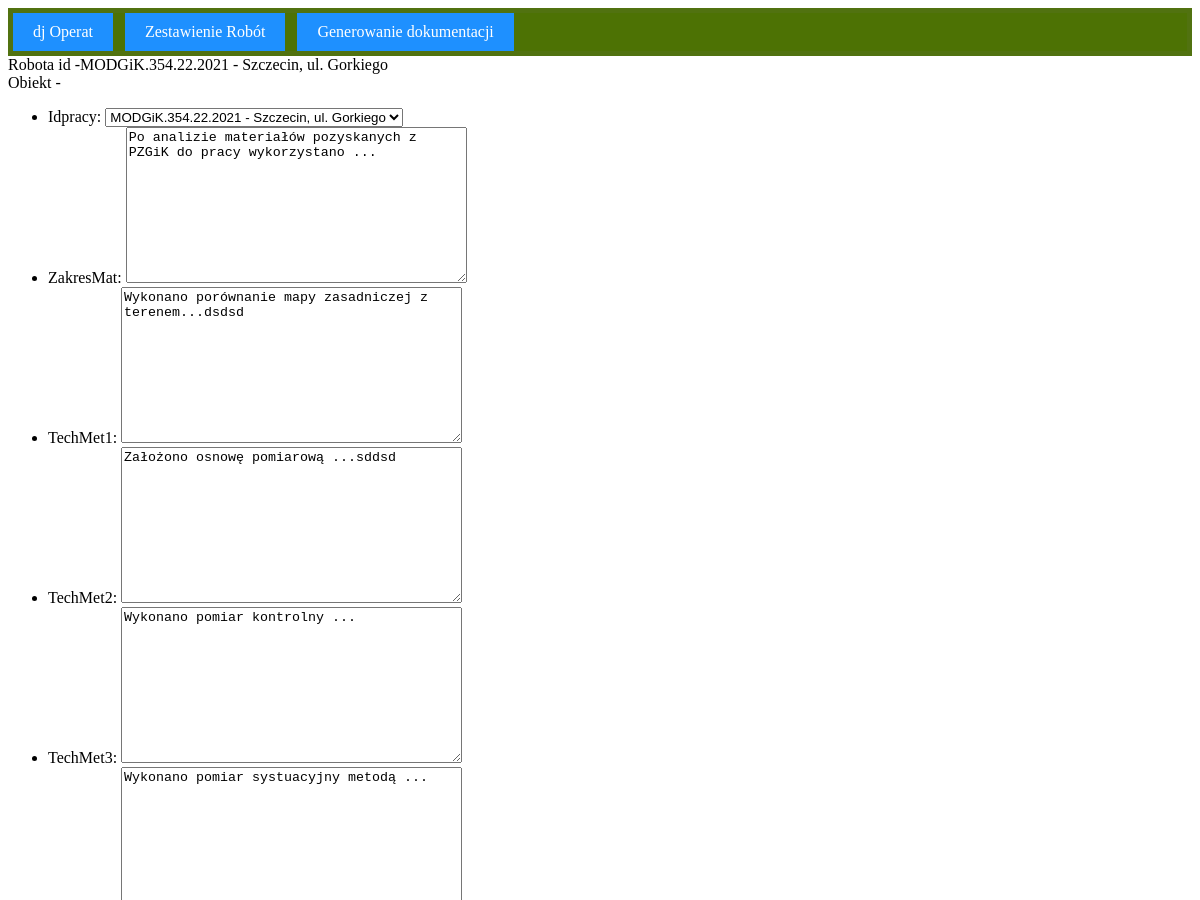
The app's page /2/edycjaspr (upper part), older data.
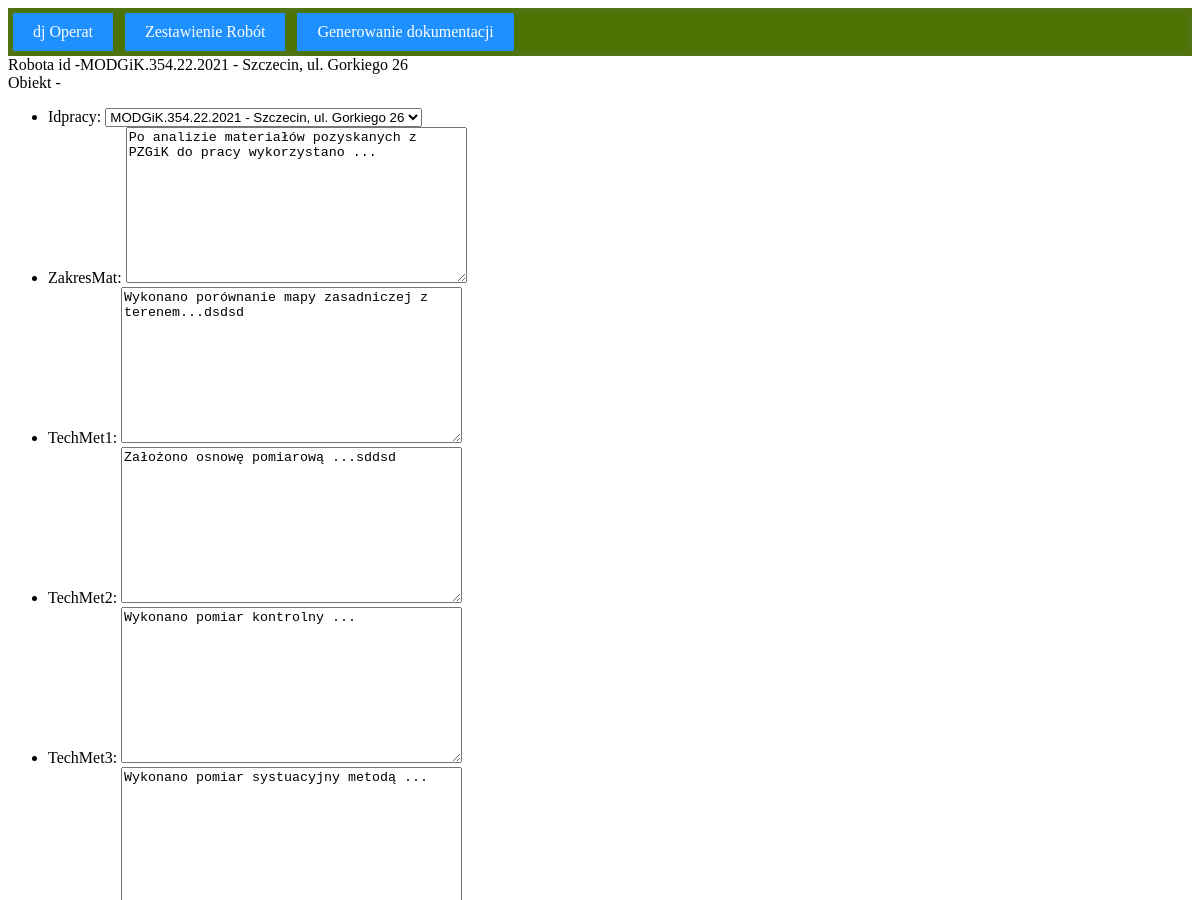
The same page, newer data.
### operat/models.py (models this page shows, shortened)
class Robota(models.Model):
    idpracy=models.CharField(max_length=25, null=True, default='XX.6640.XXXX.RRRR')
    wojew=models.CharField(max_length=50, null=True, default='zachodniopomorskie')
    powiat=models.CharField(max_length=50, null=True)
    jew=models.CharField(max_length=50, null=True)
    obr=models.CharField(max_length=50, null=True)
    obiekt=models.CharField(max_length=100, null=True)
    dzialki=models.CharField(max_length=50, null=True)
    data_aktu=models.CharField(max_length=10, null=True, default='RRRR-MM-DD')
    data_mat=models.CharField(max_length=10, null=True, default='RRRR-MM-DD')
    zmianaBDOT=models.BooleanField(default=False, null=True)
    zmianaGESUT=models.BooleanField(default=False, null=True)
    zmianaEGIB=models.BooleanField(default=False, null=True)
    data_operat=models.CharField(max_length=10, null=True)
    obszar=models.CharField(max_length=50, null=True)
    status=models.CharField(max_length=10, null=True, default='w trakcie')
    def __str__(self):
        return f'{self.idpracy} - {self.obiekt}'

class Sprawozdanie(models.Model):
    idpracy=models.OneToOneField(Robota, on_delete=models.CASCADE, null=True)
    zakresMat=models.TextField(default='Po analizie materiałów pozyskanych z PZGiK do...')
    techMet1=models.TextField(default='Wykonano porównanie... ')
    techMet2=models.TextField(default='Założono osnowę pomiarową ...')
    techMet3=models.TextField(default='Wykonano pomiar kontrolny ...')
    techMet4=models.TextField(default='Wykonano pomiar systuacyjny metodą ...')
    techMet5=models.TextField(default='Wyniki uzyskano w układzie ...')
    zudpozwolenie=models.TextField(default='ZUD i pozwolenie na budowe ..')
    granice=models.TextField(default='Granice spełniają/nie spełniają ...')
    dokZamawiajacy=models.TextField(default='Dla zamawiającego przygotowano...')
    zasilenie=models.TextField(default='Przekazno pliki w formacie ...')
    egibzmiany=models.TextField(default='Kierownik prac stwierdził/nie stwierdził ...')

### operat/views.py (the view)
# urls.py: path('<idpracy>/edycjaspr',views.edycjaSprawozdanie, name='edycjaspr'),
def edycjaSprawozdanie(request, idpracy):
    listaRobot = Robota.objects.order_by('data_operat')[:10]
    robota = get_object_or_404(Robota, pk=idpracy)
    try:
        spr = robota.sprawozdanie
    except:
        spr = Sprawozdanie()
    if request.method == 'POST':
        sprawozdanieForm = SprawozdanieForm(request.POST, instance=spr)
        if sprawozdanieForm.is_valid():
            sprawozdanieForm.save()
            messages.success(
                request, 'Dane dotyczące Sprawozdania zostały zaktualizowane')
            return render(request, 'operat/zestawienie.html', {
                "listaRobot": listaRobot
            })
    else:
        sprawozdanieForm = SprawozdanieForm(instance=spr)
    return render(request, 'operat/edycjaspr.html', {
        "Robota": robota,
        "form": sprawozdanieForm,
    })

### operat/forms.py
class SprawozdanieForm(forms.ModelForm):
    class Meta:
        model=Sprawozdanie
        fields=['idpracy', 'zakresMat', 'techMet1', 'techMet2', 'techMet3',
        'techMet4', 'techMet5', 'zudpozwolenie', 'granice', 'dokZamawiajacy',
        'zasilenie', 'egibzmiany']

### operat/templates/operat/edycjaspr.html (shortened to what this page needs)
{% extends "base_layout.html" %}
{% block content %}
Robota id -{{ Robota.sprawozdanie.idpracy }} <BR>
Obiekt -{{ Robota.sprawozdanie.obszar }} <Br>
<section id="edycjaspr">
        <form action="" method="post" enctype="multipart/form-data">
            <ul>
                {{ form.as_ul }}
            </ul>
        </form>
    </section>
{% endblock %}

Row changes from the older to the newer data that the page shows:
changed Robota: sprawozdanie.idpracy "MODGiK.354.22.2021 - Szczecin, ul. Gorkiego" → "MODGiK.354.22.2021 - Szczecin, ul. Gorkiego 26"; idpracy "MODGiK.354.22.2021 - Szczecin, ul. Gorkiego" → "MODGiK.354.22.2021 - Szczecin, ul. Gorkiego 26"
